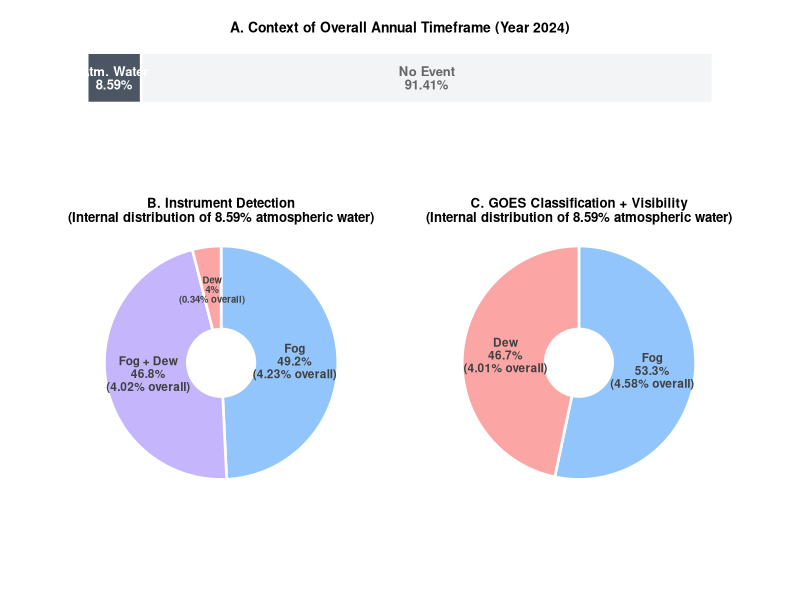

The R script that drew this image:
# ==============================================================================
# FIGURA 1 RESULTADOS ----
# ==============================================================================
library(ggplot2)
library(dplyr)
library(patchwork)

# 2. PREMIUM AESTHETIC PASTEL PALETTE (Academic Muted Style)
paper_colors <- c(
  "No Event"          = "#F3F4F6", # Light linen gray for background context
  "Atmospheric Water" = "#4B5563", # Deep slate gray for structural anchor
  "Fog"               = "#93C5FD", # Clean pastel blue
  "Fog + Dew"         = "#C4B5FD", # Soft mystic lavender
  "Dew"               = "#FCA5A5"  # Muted pastel salmon/coral
)

# ==============================================================================
# COMPONENT 1: CONTEXT BAR WITH OVERALL TIMEFRAME (Now Panel A)
# ==============================================================================
df_total <- data.frame(
  Category = factor(c("No Event", "Atmospheric Water"), 
                    levels = c("No Event", "Atmospheric Water")),
  Percentage = c(91.41, 8.59),
  Label = c("No Event\n91.41%", "Atm. Water\n8.59%")
)

bar_context <- ggplot(df_total, aes(x = 1, y = Percentage, fill = Category)) +
  geom_bar(stat = "identity", width = 0.35, color = "white", size = 0.8) +
  coord_flip() +
  geom_text(aes(label = Label), 
            position = position_stack(vjust = 0.5), 
            size = 3.3, fontface = "bold", color = c("gray40", "white"),
            lineheight = 0.85) +
  scale_fill_manual(values = paper_colors) +
  theme_void() +
  # Subtitle updated to serve as Panel A heading
  labs(subtitle = "A. Context of Overall Annual Timeframe (Year 2024)") + 
  theme(
    legend.position = "none",
    plot.subtitle = element_text(size = 10, face = "bold", color = "black", 
                                 hjust = 0.5, margin = margin(b = 10, t = 0)),
    plot.margin = margin(t = 10, b = 20, l = 35, r = 35) 
  )

# ==============================================================================
# COMPONENT 2: DONUT CHARTS (Now Panels B and C)
# ==============================================================================
create_paper_donut <- function(data, panel_subtitle, is_panel_B = FALSE) {
  total <- sum(data$Original_Value)
  
  data <- data %>%
    mutate(
      Zoom_Percentage = (Original_Value / total) * 100,
      ymax = cumsum(Zoom_Percentage),
      ymin = c(0, head(ymax, n = -1)),
      mid = (ymin + ymax) / 2
    )
  
  p <- ggplot(data, aes(ymax = ymax, ymin = ymin, xmax = 4, xmin = 1.3, fill = Category)) +
    geom_rect(color = "white", size = 0.9) +
    coord_polar(theta = "y") +
    xlim(c(0.2, 4.5)) +
    scale_fill_manual(values = paper_colors) +
    theme_void() +
    labs(subtitle = panel_subtitle) + 
    theme(
      plot.subtitle = element_text(face = "bold", size = 9.5, hjust = 0.5, 
                                   margin = margin(b = -25, t = 0)), 
      legend.position = "none",
      plot.margin = margin(t = 0, b = 0, l = 10, r = 10)
    )
  
  if(is_panel_B) {
    p <- p + 
      # Fog Section Label
      annotate("text", x = 2.6, y = data$mid[1], 
               label = paste0("Fog\n", round(data$Zoom_Percentage[1], 1), "%\n(", data$Original_Value[1], "% overall)"),
               size = 3.0, fontface = "bold", color = "gray25", lineheight = 0.9) +
      # Fog + Dew Section Label
      annotate("text", x = 2.6, y = data$mid[2], 
               label = paste0("Fog + Dew\n", round(data$Zoom_Percentage[2], 1), "%\n(", data$Original_Value[2], "% overall)"),
               size = 3.0, fontface = "bold", color = "gray25", lineheight = 0.9) +
      # Dew Section Label (Perfect double line formatting entirely inside)
      annotate("text", x = 2.6, y = data$mid[3], 
               label = paste0("Dew\n", round(data$Zoom_Percentage[3], 1), "%\n(", data$Original_Value[3], "% overall)"),
               size = 2.4, fontface = "bold", color = "gray25", lineheight = 0.85)
  } else {
    # Panel C Section Labels
    p <- p + 
      geom_text(aes(x = 2.6, y = mid, 
                    label = paste0(Category, "\n", round(Zoom_Percentage, 1), "%\n", "(", Original_Value, "% overall)")), 
                size = 3.0, fontface = "bold", color = "gray25", lineheight = 0.9)
  }
  
  return(p)
}

# 3. SCIENTIFIC DATA MATRICES
df_inst <- data.frame(
  Category = factor(c("Fog", "Fog + Dew", "Dew"), levels = c("Fog", "Fog + Dew", "Dew")),
  Original_Value = c(4.23, 4.02, 0.34)
)

df_clas <- data.frame(
  Category = factor(c("Fog", "Dew"), levels = c("Fog", "Dew")),
  Original_Value = c(4.58, 4.01)
)

# 4. PANEL EXECUTION (Titles sequentialized to B and C)
donut_B <- create_paper_donut(df_inst, "B. Instrument Detection\n(Internal distribution of 8.59% atmospheric water)", is_panel_B = TRUE)
donut_C <- create_paper_donut(df_clas, "C. GOES Classification + Visibility\n(Internal distribution of 8.59% atmospheric water)", is_panel_B = FALSE)

# ==============================================================================
# FINAL MULTI-PANEL ASSEMBLY
# ==============================================================================
scientific_figure <- (bar_context) / (donut_B + donut_C) + 
  plot_layout(heights = c(0.6, 5))

# Plot verification in RStudio
print(scientific_figure)
